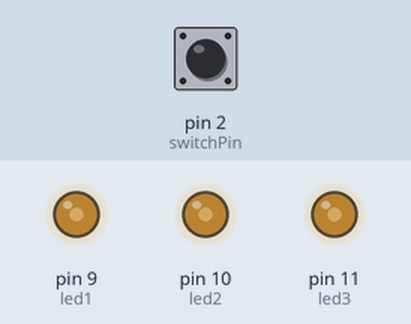
Simulated run of this sketch. Board: Arduino Uno, built with avr-gcc and run on an emulated ATmega328P. Shown: output pins drawn as LEDs (lit = HIGH). The inputs (shaded band) are chosen by the test bench; at power-on: pin 2 (switchPin) LOW.

Above: at 1.2 s.
1.3 s: pin 2 (switchPin) pulled HIGH for 0.15 s
At 2.16 s:
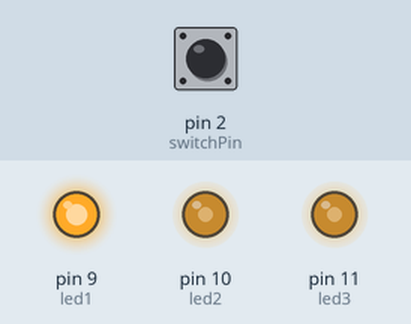
4.3 s: pin 2 (switchPin) pulled HIGH for 3.2 s
At 9.6 s:
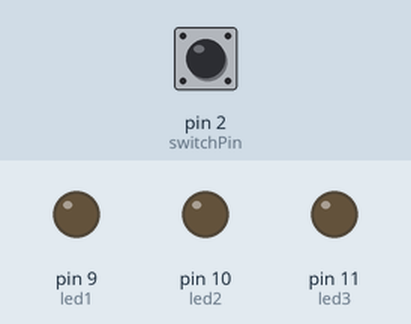
10.5 s: pin 2 (switchPin) pulled HIGH for 1 s
At 11.9 s:
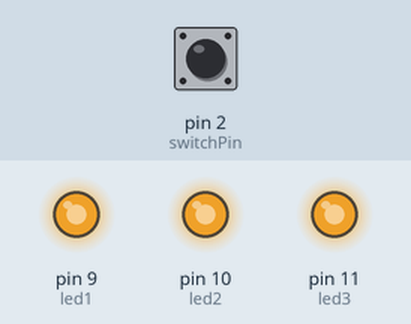
13.5 s: pin 2 (switchPin) pulled HIGH for 1 s
At 14.04 s:
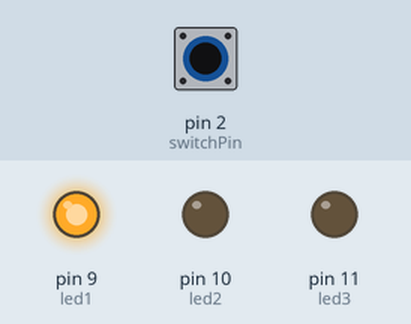
17.5 s: pin 2 (switchPin) pulled HIGH for 0.15 s
20.6 s: pin 2 (switchPin) pulled HIGH for 3.2 s
Timing chart, 0 to 27.8 s (numbered marks = the images above; inputs shaded):
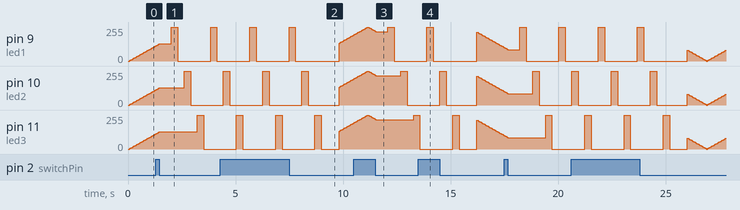

The sketch:

BookCase1.ino
```cpp
/*
 Based on Open Source LED Fade Sketch
 Added button debounce and latching functions
 */
int switchPin = 2;     // switch is connected to pin 2
int led1 = 9;          // First PWM pin
int led2 = 10;         // Second PWM pin
int led3 = 11;         // Third PWM pin

int brightness = 0;    // how bright the LED is
int fadeAmount = 5;    // how many points to fade the LED by

int btn;               // variable for reading the pin status
int btn2;              // variable for reading the delayed status
int buttonState;       // variable to hold the button state
int mode;              // 2 state function modes

// the setup routine runs once when you press reset:
void setup() {
  pinMode(switchPin, INPUT);              // Set the switch pin as input
  pinMode(led1, OUTPUT);                  // declare pin 9 & 10 to be outputs:
  pinMode(led2, OUTPUT);                  // declare pin 9 & 10 to be outputs:
  pinMode(led3, OUTPUT);                  // declare pin 11 to be an output:
  buttonState = digitalRead(switchPin);   // read the initial state
}

// the loop routine runs over and over again forever:
void loop() {
  btn = digitalRead(switchPin);       // read input value and store it in val
  delay(25);                          // 10 milliseconds is a good amount of time
  btn2 = digitalRead(switchPin);      // read the input again to check for bounces
  /* BUTTON LATCHING */
  if(btn == btn2){
    if(btn != buttonState){
      if(btn == LOW){
        if(mode == 0){
          mode = 1;                       // Toggle mode state
          delay(500);                     // avoid switching continuously
        }
        else if(mode == 1){
          mode = 0;                       // Toggle mode state
          delay(500);                     // avoid switching continuously
        }
      }
    }
    buttonState = btn;
  }
  /* FADING FUNCTION */
  if(mode == 0){
    // set the brightness of pin 9:
    analogWrite(led1, brightness);
    analogWrite(led2, brightness);
    analogWrite(led3, brightness);

    // change the brightness for next time through the loop:
    brightness = brightness + fadeAmount;

    // reverse the direction of the fading at the ends of the fade:
    if (brightness <= 0 || brightness >= 255) {
      fadeAmount = -fadeAmount;
    }
    // wait for 30 milliseconds to see the dimming effect
    delay(30);
  }
  /* BLINK FUNCTION - REPLACE WITH RFID */
  else if(mode == 1){
    digitalWrite(led1, HIGH);
    delay(300);
    digitalWrite(led1, LOW);
    delay(300);
    digitalWrite(led2, HIGH);
    delay(300);
    digitalWrite(led2, LOW);
    delay(300);
    digitalWrite(led3, HIGH);
    delay(300);
    digitalWrite(led3, LOW);
    delay(300);
  }
}
```
